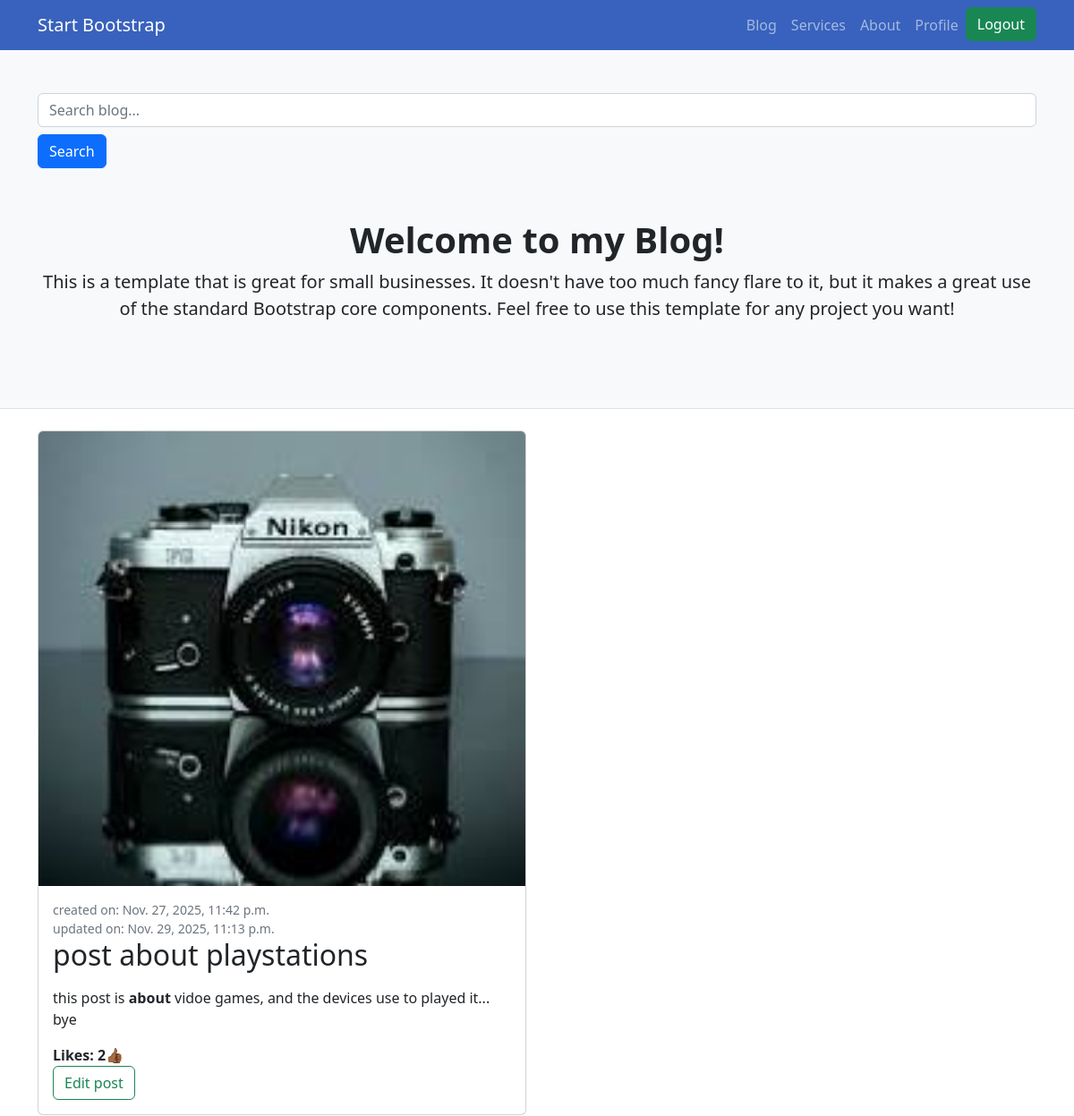
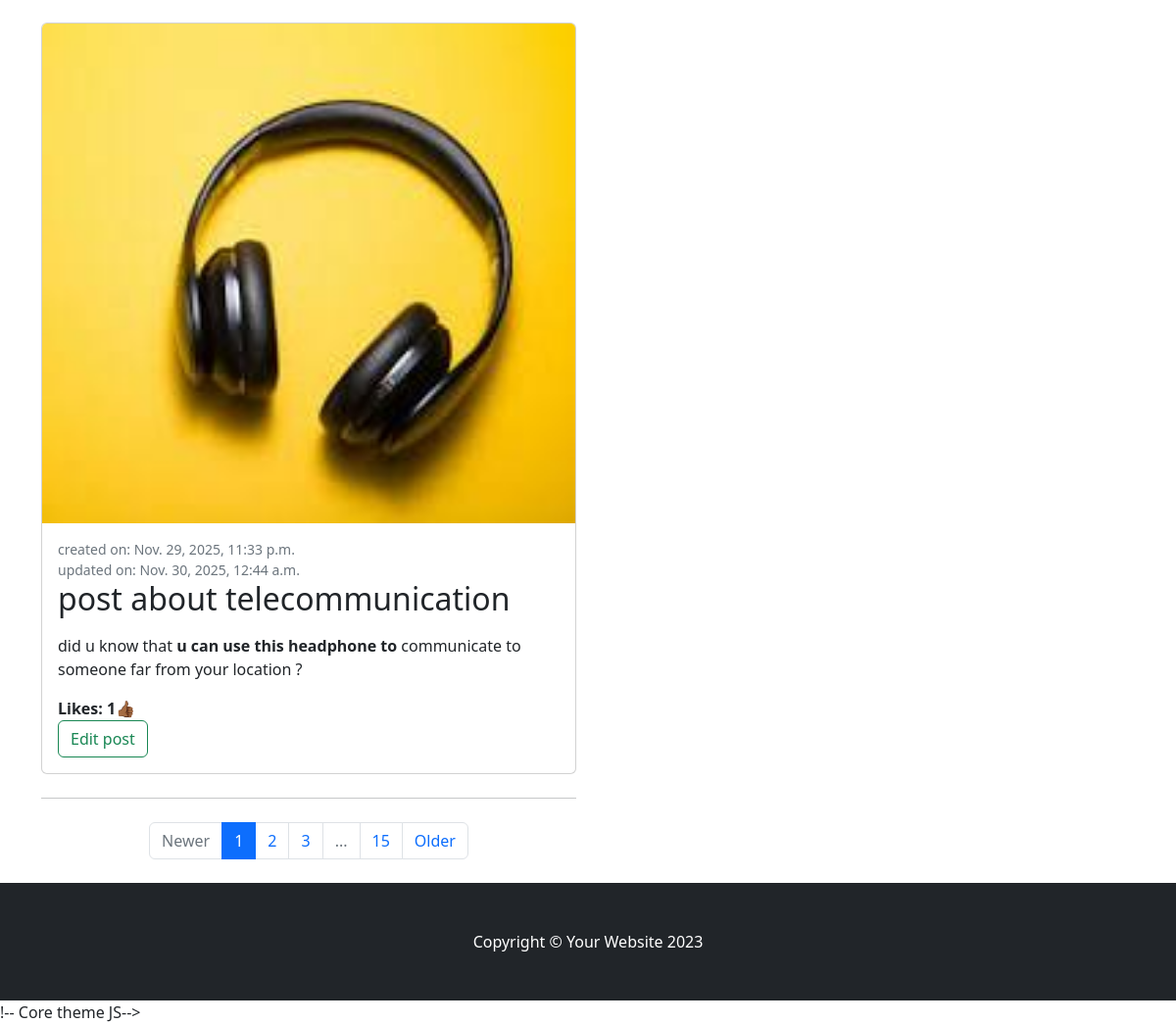
The page /all_post/ (signed in) on the database its author committed (2 pictures, top to bottom).
### the_root/models.py (models this page shows, shortened)
class Post(models.Model):
    post_owner = models.ForeignKey(User, on_delete=models.CASCADE)
    post_title = models.CharField(max_length=150)
    post_slug = models.SlugField(unique=True, blank=True)
    category = models.ForeignKey(Category, on_delete=models.SET_NULL, null=True, related_name='post')
    tags = models.ManyToManyField(Tag, related_name='post')
    post_img = models.ImageField(upload_to="media/post_images/") # i will make it optional later and add default image
    post_detail = RichTextField()
    created = models.DateTimeField(auto_now_add=True)
    updated = models.DateTimeField(auto_now=True)

### the_root/views.py (the view)
# urls.py: path("all_post/", views.view_all_post, name="all_post"),
def view_all_post(request):
    user = request.user
    posts = Post.objects.filter(post_owner=user)
    return render(request, "base/all_post.html", {"posts":posts, "user":user})

### the_root/templates/base/all_post.html (shortened to what this page needs)
{% load static %}
<!DOCTYPE html>
<html lang="en">
    <head>
        <link href="{% static 'detailcss/detailstyles.css' %}" rel="stylesheet" />
    </head>
    <body>
        <nav class="navbar navbar-expand-lg navbar-dark nav-custom" >
            <div class="container">
                <a class="navbar-brand" href="#!">Start Bootstrap</a>
                <div class="collapse navbar-collapse" id="navbarSupportedContent">
                    <ul class="navbar-nav ms-auto mb-2 mb-lg-0">
                        <li class="nav-item"><a class="nav-link" href="{% url 'home' %}">Blog</a></li>
                        <li class="nav-item"><a class="nav-link" href="{% url 'service' %}">Services</a></li>
                        <li class="nav-item"><a class="nav-link" href="{% url 'about' %}">About</a></li>
                        <li class="nav-item"><a class="nav-link" href="{% url 'profile' %}">Profile</a></li>
                        {% if user.is_authenticated %}
                            <form method="POST" action="{% url 'signout' %}">
                                <button type="submit" class="btn btn-success">Logout</button>
                            </form>
                        {% else %}
                            <a class="btn btn-success" href="{% url 'signin' %}">Login</a>
                        {% endif %}
                    </ul>
                </div>
            </div>
        </nav>
        <header class="py-5 bg-light border-bottom mb-4">
            <div class="container">
                <form method="GET" action="{% url 'search' %}" class="">
                    <input type="text" class="form-control mb-2"  name="q" placeholder="Search blog...">
                    <button class="btn btn-primary mb-2" type="submit">Search</button>
                </form>
                <div class="text-center my-5">
                    <h1 class="fw-bolder">Welcome to my Blog!</h1>
                    <p class="lead mb-0">This is a template that is great for small businesses. It doesn't have too much fancy flare to it, but it makes a great use of the standard Bootstrap core components. Feel free to use this template for any project you want!</p>
                </div>
            </div>
        </header>
        <div class="container">
            <div class="row">
                <div class="col-lg-6">
                    {% load static %}
                    {% for post in posts %}
                    <div class="card mb-4">
                        <a href="#!"><img class="card-img-top img-fluid"  src="{{ post.post_img.url }}" alt="..." /></a>
                        <div class="card-body">
                            <div class="small text-muted">created on: {{ post.created }} <br/>
                                 updated on: {{ post.updated }}</div>
                            <h2 class="card-title">{{ post.post_title }}</h2>
                            <p class="card-text">{{ post.post_detail|safe}}</p>
                            <div class="d-flex justify-content-between">
                                <b>Likes: {{ post.likes.count }}👍🏾</b>
                            </div>
                            <a class="btn btn-outline-success" href="{% url 'edit_post' slug=post.post_slug %}">Edit post</a>
                        </div>
                    </div>
                    {% endfor %}
                    <nav aria-label="Pagination">
                        <hr class="my-0" />
                        <ul class="pagination justify-content-center my-4">
                            <li class="page-item disabled"><a class="page-link" href="#" tabindex="-1" aria-disabled="true">Newer</a></li>
                            <li class="page-item active" aria-current="page"><a class="page-link" href="#!">1</a></li>
                            <li class="page-item"><a class="page-link" href="#!">2</a></li>
                            <li class="page-item"><a class="page-link" href="#!">3</a></li>
                            <li class="page-item disabled"><a class="page-link" href="#!">...</a></li>
                            <li class="page-item"><a class="page-link" href="#!">15</a></li>
                            <li class="page-item"><a class="page-link" href="#!">Older</a></li>
                        </ul>
                    </nav>
                </div>
            </div>
        </div>
        <footer class="py-5 bg-dark">
            <div class="container"><p class="m-0 text-center text-white">Copyright &copy; Your Website 2023</p></div>
        </footer>
        <script src="{% static 'bootstrap/dist/js/bootstrap.bundle.min.js' %}"></script>!-- Core theme JS-->
    </body>
</html>

### rows shown on the page
Post: post_img (picture), created "Nov. 27, 2025, 11:42 p.m.", updated "Nov. 29, 2025, 11:13 p.m.", post_title "post about playstations", post_detail "this post is about vidoe games, and the devices use to played it... bye", likes.count "2"
Post: post_img (picture), created "Nov. 29, 2025, 11:33 p.m.", updated "Nov. 30, 2025, 12:44 a.m.", post_title "post about telecommunication", post_detail "did u know that u can use this headphone to communicate to someone far from your location ?", likes.count "1"
